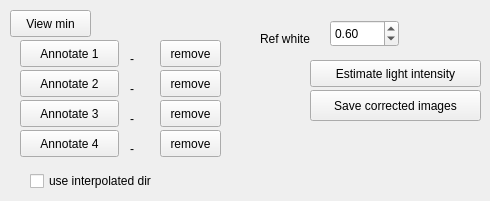
      <widget class="QWidget" name="tabWidgetPage1">
       <attribute name="title">
        <string>Frame</string>
       </attribute>
       <widget class="QPushButton" name="pushButton_2">
        <property name="geometry">
         <rect>
          <x>10</x>
          <y>10</y>
          <width>81</width>
          <height>27</height>
         </rect>
        </property>
        <property name="text">
         <string>View min</string>
        </property>
       </widget>
       <widget class="QPushButton" name="w1but">
        <property name="geometry">
         <rect>
          <x>20</x>
          <y>40</y>
          <width>99</width>
          <height>27</height>
         </rect>
        </property>
        <property name="text">
         <string>Annotate 1</string>
        </property>
       </widget>
       <widget class="QPushButton" name="w2but">
        <property name="geometry">
         <rect>
          <x>20</x>
          <y>70</y>
          <width>99</width>
          <height>27</height>
         </rect>
        </property>
        <property name="text">
         <string>Annotate 2</string>
        </property>
       </widget>
       <widget class="QPushButton" name="w3but">
        <property name="geometry">
         <rect>
          <x>20</x>
          <y>100</y>
          <width>99</width>
          <height>27</height>
         </rect>
        </property>
        <property name="text">
         <string>Annotate 3</string>
        </property>
       </widget>
       <widget class="QPushButton" name="w4but">
        <property name="geometry">
         <rect>
          <x>20</x>
          <y>130</y>
          <width>99</width>
          <height>27</height>
         </rect>
        </property>
        <property name="text">
         <string>Annotate 4</string>
        </property>
       </widget>
       <widget class="QCheckBox" name="weightDir">
        <property name="geometry">
         <rect>
          <x>30</x>
          <y>170</y>
          <width>161</width>
          <height>22</height>
         </rect>
        </property>
        <property name="text">
         <string>use interpolated dir</string>
        </property>
       </widget>
       <widget class="QLabel" name="w3l">
        <property name="geometry">
         <rect>
          <x>130</x>
          <y>110</y>
          <width>67</width>
          <height>17</height>
         </rect>
        </property>
        <property name="text">
         <string>-</string>
        </property>
       </widget>
       <widget class="QPushButton" name="remw4">
        <property name="geometry">
         <rect>
          <x>160</x>
          <y>130</y>
          <width>61</width>
          <height>27</height>
         </rect>
        </property>
        <property name="text">
         <string>remove</string>
        </property>
       </widget>
       <widget class="QLabel" name="w4l">
        <property name="geometry">
         <rect>
          <x>130</x>
          <y>140</y>
          <width>67</width>
          <height>17</height>
         </rect>
        </property>
        <property name="text">
         <string>-</string>
        </property>
       </widget>
       <widget class="QPushButton" name="remw2">
        <property name="geometry">
         <rect>
          <x>160</x>
          <y>70</y>
          <width>61</width>
          <height>27</height>
         </rect>
        </property>
        <property name="text">
         <string>remove</string>
        </property>
       </widget>
       <widget class="QLabel" name="w2l">
        <property name="geometry">
         <rect>
          <x>130</x>
          <y>80</y>
          <width>67</width>
          <height>17</height>
         </rect>
        </property>
        <property name="text">
         <string>-</string>
        </property>
       </widget>
       <widget class="QLabel" name="w1l">
        <property name="geometry">
         <rect>
          <x>130</x>
          <y>50</y>
          <width>67</width>
          <height>17</height>
         </rect>
        </property>
        <property name="text">
         <string>-</string>
        </property>
       </widget>
       <widget class="QPushButton" name="remw1">
        <property name="geometry">
         <rect>
          <x>160</x>
          <y>40</y>
          <width>61</width>
          <height>27</height>
         </rect>
        </property>
        <property name="text">
         <string>remove</string>
        </property>
       </widget>
       <widget class="QPushButton" name="remw3">
        <property name="geometry">
         <rect>
          <x>160</x>
          <y>100</y>
          <width>61</width>
          <height>27</height>
         </rect>
        </property>
        <property name="text">
         <string>remove</string>
        </property>
       </widget>
       <widget class="QPushButton" name="saveCorrImages">
        <property name="geometry">
         <rect>
          <x>310</x>
          <y>90</y>
          <width>171</width>
          <height>31</height>
         </rect>
        </property>
        <property name="text">
         <string>Save corrected images</string>
        </property>
       </widget>
       <widget class="QDoubleSpinBox" name="refWhite">
        <property name="geometry">
         <rect>
          <x>330</x>
          <y>20</y>
          <width>69</width>
          <height>27</height>
         </rect>
        </property>
        <property name="maximum">
         <double>1.000000000000000</double>
        </property>
        <property name="singleStep">
         <double>0.010000000000000</double>
        </property>
        <property name="value">
         <double>0.600000000000000</double>
        </property>
       </widget>
       <widget class="QLabel" name="label_7">
        <property name="geometry">
         <rect>
          <x>260</x>
          <y>30</y>
          <width>67</width>
          <height>17</height>
         </rect>
        </property>
        <property name="text">
         <string>Ref white</string>
        </property>
       </widget>
       <widget class="QPushButton" name="whiteEst">
        <property name="geometry">
         <rect>
          <x>310</x>
          <y>60</y>
          <width>171</width>
          <height>27</height>
         </rect>
        </property>
        <property name="text">
         <string>Estimate light intensity</string>
        </property>
       </widget>
      </widget>
